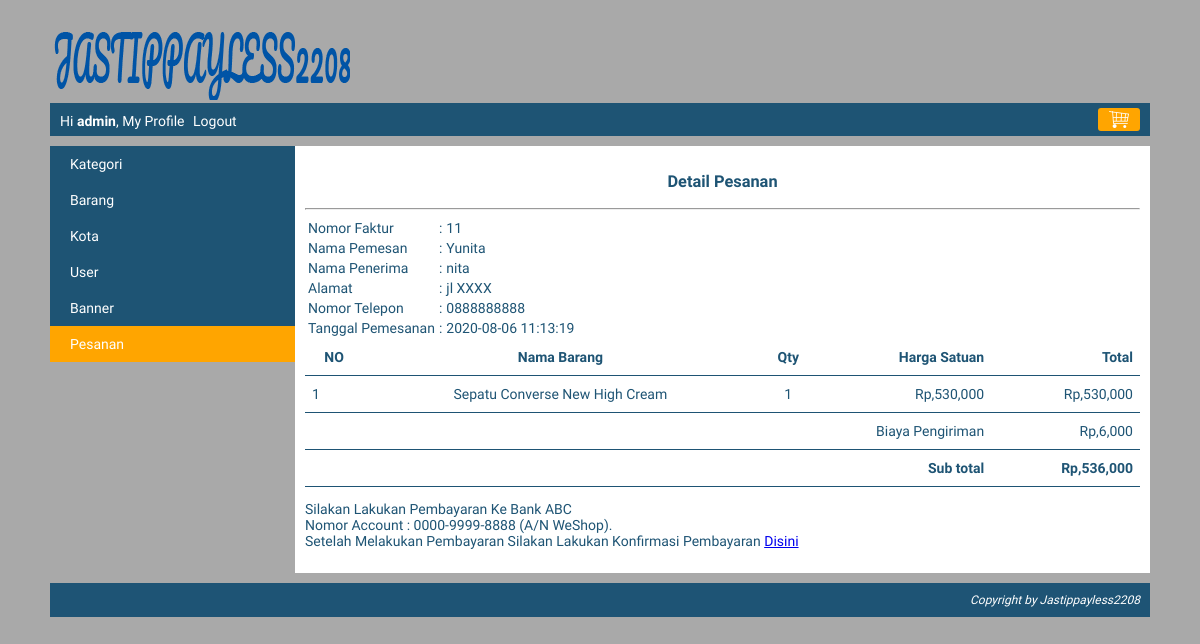
Page /index.php?page=my_profile&module=pesanan&action=detail&pesanan_id=11 (signed in) on the committed database.
### tables this page shows
CREATE TABLE `pesanan` (
  `pesanan_id` int(10) NOT NULL,
  `kota_id` int(10) NOT NULL,
  `user_id` int(10) NOT NULL,
  `nama_penerima` varchar(150) NOT NULL,
  `nomor_telepon` varchar(15) NOT NULL,
  `alamat` varchar(300) NOT NULL,
  `tanggal_pemesanan` datetime NOT NULL,
  `status` tinyint(4) NOT NULL
);

CREATE TABLE `user` (
  `user_id` int(10) NOT NULL,
  `level` varchar(30) NOT NULL,
  `nama` varchar(150) NOT NULL,
  `email` varchar(160) NOT NULL,
  `alamat` varchar(400) NOT NULL,
  `phone` varchar(15) NOT NULL,
  `password` varchar(300) NOT NULL,
  `status` enum('on','off') NOT NULL
);

CREATE TABLE `pesanan_detail` (
  `pesanan_id` int(10) NOT NULL,
  `barang_id` int(10) NOT NULL,
  `quantity` tinyint(2) NOT NULL,
  `harga` int(10) NOT NULL
);

CREATE TABLE `barang` (
  `barang_id` int(10) NOT NULL,
  `kategori_id` int(10) NOT NULL,
  `nama_barang` varchar(250) NOT NULL,
  `spesifikasi` text NOT NULL,
  `gambar` varchar(300) NOT NULL,
  `harga` int(10) NOT NULL,
  `stok` tinyint(1) NOT NULL,
  `status` enum('on','off') NOT NULL
);

CREATE TABLE `kota` (
  `kota_id` int(10) NOT NULL,
  `kota` varchar(150) NOT NULL,
  `tarif` int(10) NOT NULL,
  `status` enum('on','off') NOT NULL
);

### function/helper.php (called while the page is built, shortened)
<?php
	function rupiah($nilai = 0){
		$string = "Rp," .number_format($nilai);
		return $string;
	}
 ?>

### module/pesanan/detail.php (the view, shortened to what this page needs)
<?php
	$pesanan_id = $_GET["pesanan_id"];
	$query = mysqli_query($koneksi, "SELECT  pesanan.nama_penerima, pesanan.nomor_telepon, pesanan.alamat, pesanan.tanggal_pemesanan, user.nama, kota.kota, kota.tarif FROM pesanan JOIN user ON pesanan.user_id=user.user_id JOIN kota ON kota.kota_id=pesanan.kota_id WHERE pesanan.pesanan_id='$pesanan_id'");
	$row=mysqli_fetch_assoc($query);
	$tanggal_pemesanan = $row['tanggal_pemesanan'];
	$nama_penerima = $row['nama_penerima'];
	$nomor_telepon = $row['nomor_telepon'];
	$alamat = $row['alamat'];
	$tarif = $row['tarif'];
	$nama = $row['nama'];
 ?>
 <div id="frame-faktur">
 	<h3><center>Detail Pesanan</center></h3>
 	<hr/>
 	<table>
 		<tr>
 			<td>Nomor Faktur</td>
 			<td>:</td>
 			<td><?php echo $pesanan_id; ?></td>
 		</tr>
 		<tr>
 			<td>Nama Pemesan</td>
 			<td>:</td>
 			<td><?php echo $nama; ?></td>
 		</tr>
 		<tr>
 			<td>Nama Penerima</td>
 			<td>:</td>
 			<td><?php echo $nama_penerima; ?></td>
 		</tr>
 		<tr>
 			<td>Alamat</td>
 			<td>:</td>
 			<td><?php echo $alamat; ?></td>
 		</tr>
 		<tr>
 			<td>Nomor Telepon</td>
 			<td>:</td>
 			<td><?php echo $nomor_telepon; ?></td>
 		</tr>
 		<tr>
 			<td>Tanggal Pemesanan</td>
 			<td>:</td>
 			<td><?php echo $tanggal_pemesanan; ?></td>
 		</tr>
 	</table>
 </div>
 	<table class="table-list">
 		<tr class="baris-tittle">
 			<th class="no">NO</th>
 			<th class="kiri">Nama Barang</th>
 			<th class="tengah">Qty</th>
 			<th class="kanan">Harga Satuan</th>
 			<th class="kanan">Total</th>
 		</tr>
 		<?php
 			$queryDetail = mysqli_query($koneksi, "SELECT pesanan_detail.*, barang.nama_barang FROM pesanan_detail JOIN barang ON pesanan_detail.barang_id=barang.barang_id WHERE pesanan_detail.pesanan_id='$pesanan_id'");
 			$no = 1;
 			$subtotal = 0;
 			while ($rowDetail=mysqli_fetch_assoc($queryDetail)) {
 				$total = $rowDetail["harga"] * $rowDetail["quantity"];
 				$subtotal = $subtotal + $total;
 				echo "<tr>
 						<td class='no'>$no</td>
 						<td class='kiri'>$rowDetail[nama_barang]</td>
 						<td class='tengah'>$rowDetail[quantity]</td>
 						<td class='kanan'>".rupiah($rowDetail["harga"])."</td>
 						<td class='kanan'>".rupiah($total)."</td>
 					 </tr>";
 				$no++;
 			}
 			$subtotal = $subtotal + $tarif
 		 ?>
 		 <tr>
 		 	<td class="kanan" colspan="4">Biaya Pengiriman</td>
 		 	<td class="kanan"><?php echo rupiah($tarif); ?></td>
 		 </tr>
 		 <tr>
 		 	<td class="kanan" colspan="4"><b>Sub total</b></td>
 		 	<td class="kanan"><b><?php echo rupiah($subtotal); ?></b></td>
 		 </tr>
 	</table>
 	<div id="frame-keterangan-pembayaran">
 		<p>Silakan Lakukan Pembayaran Ke Bank ABC<br/>
 		   Nomor Account : 0000-9999-8888 (A/N WeShop).<br/>
 		   Setelah Melakukan Pembayaran Silakan Lakukan Konfirmasi Pembayaran
 		   <a href="<?php echo BASE_URL."index.php?page=my_profile&module=pesanan&action=konfirmasi_pembayaran&pesanan_id=$pesanan_id" ?>">Disini</a>
 		</p>
 	</div>

### css/style.css (style rules this page uses)
body { font-family: 'Sniglet', cursive; font-size: 14px; color: #1e5474; background: #A9A9A9; width: 1100px; height: auto; margin: 0px auto; padding: 10px; }
.table-list { width: 100%; border-collapse: collapse; }
.table-list tr { border-bottom: 1px solid #1e5474; }
.table-list tr th, .table-list tr td { padding: 10px 7px; }
.kiri { text-align: center; }
.tengah { text-align: center; }
.kanan { text-align: right; }

### rows in the picture
pesanan: user.nama "Yunita", nama_penerima "nita", alamat "jl XXXX", nomor_telepon "0888888888", tanggal_pemesanan "2020-08-06 11:13:19", kota.tarif "Rp,6,000"
pesanan_detail: barang.nama_barang "Sepatu Converse New High Cream", quantity "1", harga "Rp,530,000", rupiah($total) "Rp,530,000"

### other values in the picture
$nama "admin"
$pesanan_id "11"
rupiah($subtotal) "Rp,536,000"
